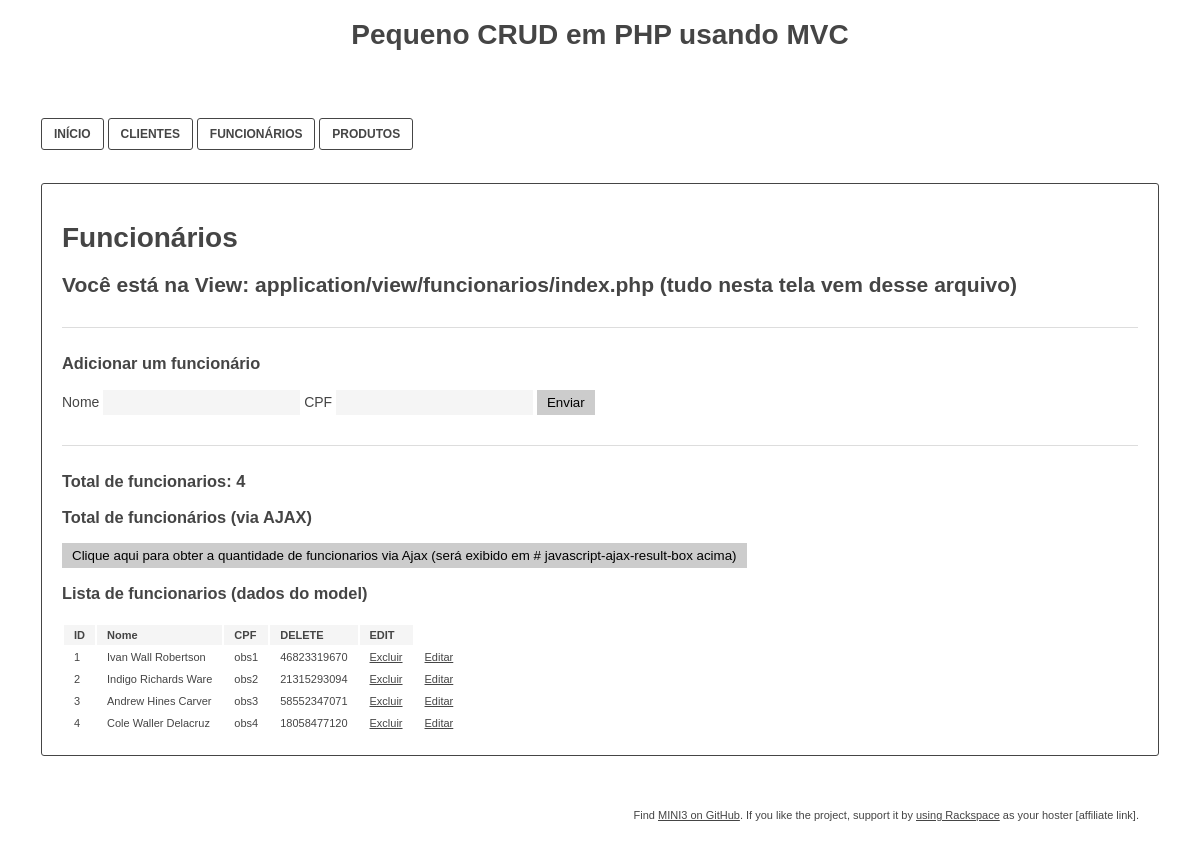
The app's page /funcionarios with its own data.
### tables this page shows
CREATE TABLE IF NOT EXISTS funcionarios (
  id int NOT NULL AUTO_INCREMENT,
  nome char(45) NOT NULL,
  cpf char(11) DEFAULT NULL,
  obs text NOT NULL,
  PRIMARY KEY (id)
);

### app/Controller/FuncionariosController.php (called while the page is built, shortened)
<?php
class FuncionariosController
{
    public function index()
    {
        $Funcionario = new Funcionario();
        $funcionarios = $Funcionario->getAllFuncionarios();
        $amount_of_funcionarios = $Funcionario->getAmountOfFuncionarios();
        require APP . 'view/_templates/header.php';
        require APP . 'view/funcionarios/index.php';
        require APP . 'view/_templates/footer.php';
    }
}

### public/index.php (called while the page is built, shortened)
<?php
$app = new Application();

### app/Core/Model.php (called while the page is built, shortened)
<?php
class Model
{
    private function openDatabaseConnection()
    {
        $options = array(PDO::ATTR_DEFAULT_FETCH_MODE => PDO::FETCH_OBJ, PDO::ATTR_ERRMODE => PDO::ERRMODE_WARNING);
        if (DB_TYPE == "pgsql") {
            $databaseEncodingenc = " options='--client_encoding=" . DB_CHARSET . "'";
        } else {
            $databaseEncodingenc = "; charset=" . DB_CHARSET;
        }
        $this->db = new PDO(DB_TYPE . ':host=' . DB_HOST . ';dbname=' . DB_NAME . $databaseEncodingenc, DB_USER, DB_PASS, $options);
    }
}

### app/Model/Funcionario.php (called while the page is built, shortened)
<?php
class Funcionario extends Model
{
    public function getAllFuncionarios()
    {
        $sql = "SELECT id, nome, cpf, obs FROM funcionarios";
        $query = $this->db->prepare($sql);
        $query->execute();
        return $query->fetchAll();
    }
    public function getAmountOfFuncionarios()
    {
        $sql = "SELECT COUNT(id) AS amount_of_funcionarios FROM funcionarios";
        $query = $this->db->prepare($sql);
        $query->execute();
        return $query->fetch()->amount_of_funcionarios;
    }
}

### app/view/funcionarios/index.php (the view, shortened to what this page needs)
<div class="container">
    <h1>Funcionários</h1>
    <h2>Você está na View: application/view/funcionarios/index.php (tudo nesta tela vem desse arquivo)</h2>
    <div class="box">
        <h3>Adicionar um funcionário</h3>
        <form action="<?php echo URL; ?>funcionarios/add" method="POST">
            <label>Nome</label>
            <input type="text" name="nome" value="" required />
            <label>CPF</label>
            <input type="text" name="cpf" value="" />
            <input type="submit" name="submit_add_funcionario" value="Enviar" />
        </form>
    </div>
    <div class="box">
        <h3>Total de funcionarios: <?php echo $amount_of_funcionarios; ?></h3>
        <h3>Total de funcionários (via AJAX)</h3>
        <div>
            <button id="javascript-ajax-button">Clique aqui para obter a quantidade de funcionarios via Ajax (será exibido em # javascript-ajax-result-box acima)</button>
        </div>
        <h3>Lista de funcionarios (dados do model)</h3>
        <table>
            <thead style="background-color: #ddd; font-weight: bold;">
            <tr>
                <td>ID</td>
                <td>Nome</td>
                <td>CPF</td>
                <td>DELETE</td>
                <td>EDIT</td>
            </tr>
            </thead>
            <tbody>
            <?php foreach ($funcionarios as $funcionario) { ?>
                <tr>
                    <td><?php if (isset($funcionario->id)) echo htmlspecialchars($funcionario->id, ENT_QUOTES, 'UTF-8'); ?></td>
                    <td><?php if (isset($funcionario->nome)) echo htmlspecialchars($funcionario->nome, ENT_QUOTES, 'UTF-8'); ?></td>
                    <td><?php if (isset($funcionario->obs)) echo htmlspecialchars($funcionario->obs, ENT_QUOTES, 'UTF-8'); ?></td>
                    <td><?php if (isset($funcionario->cpf)) echo htmlspecialchars($funcionario->cpf, ENT_QUOTES, 'UTF-8'); ?></td>
                    <td><a href="<?php echo URL . 'funcionarios/delete/' . htmlspecialchars($funcionario->id, ENT_QUOTES, 'UTF-8'); ?>">Excluir</a></td>
                    <td><a href="<?php echo URL . 'funcionarios/edit/' . htmlspecialchars($funcionario->id, ENT_QUOTES, 'UTF-8'); ?>">Editar</a></td>
                </tr>
            <?php } ?>
            </tbody>
        </table>
    </div>
</div>

### public/css/style.css (style rules this page uses)
body { font-family: Arial, sans-serif; font-size: 14px; color: #454545; }
.container { border: 1px solid #454545; border-radius: 3px; padding: 20px; margin: 33px; }
.container a { color: #454545; }
.container table { font-size: 11px; margin-top: 20px; }
.container table thead td { background-color: #f5f5f5; padding: 4px 10px; }
.container table tbody td { padding: 4px 10px; }
.container .box { border-top: 1px solid #ddd; padding-top: 10px; margin-top: 30px; }
.container input { background-color: #f5f5f5; border: 0; padding: 5px 10px; }
.container input[type="submit"] { background-color: #ccc; cursor: pointer; }
.container button { background-color: #ccc; border: 0; padding: 5px 10px; cursor: pointer; }

### records on screen
funcionarios: id "1", nome "Ivan Wall Robertson", obs "obs1", cpf "46823319670"
funcionarios: id "2", nome "Indigo Richards Ware", obs "obs2", cpf "21315293094"
funcionarios: id "3", nome "Andrew Hines Carver", obs "obs3", cpf "58552347071"
funcionarios: id "4", nome "Cole Waller Delacruz", obs "obs4", cpf "18058477120"

### other values on screen
$amount_of_funcionarios "4"
